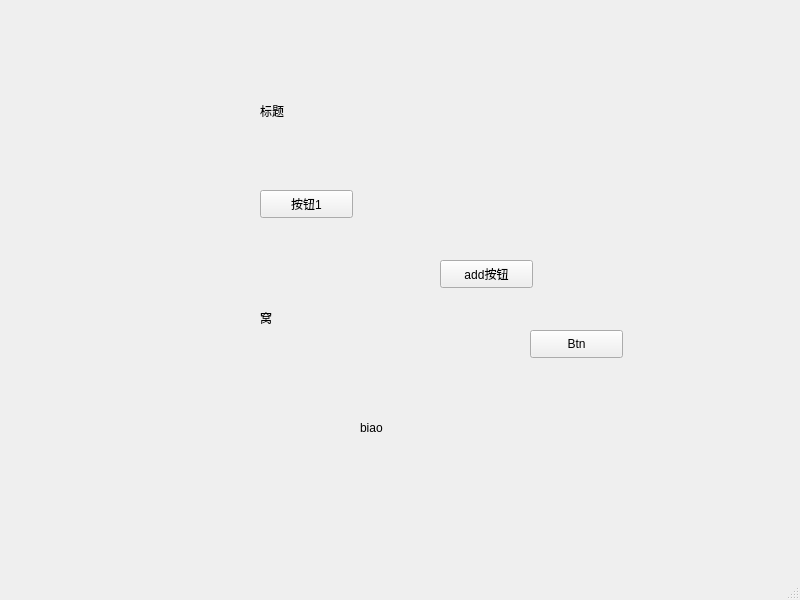
<?xml version="1.0" encoding="UTF-8"?>
<ui version="4.0">
 <class>MainWindow</class>
 <widget class="QMainWindow" name="MainWindow">
  <property name="geometry">
   <rect>
    <x>0</x>
    <y>0</y>
    <width>800</width>
    <height>600</height>
   </rect>
  </property>
  <property name="windowTitle">
   <string>MainWindow</string>
  </property>
  <widget class="QWidget" name="centralwidget">
   <widget class="QPushButton" name="pushButton">
    <property name="geometry">
     <rect>
      <x>260</x>
      <y>190</y>
      <width>93</width>
      <height>28</height>
     </rect>
    </property>
    <property name="text">
     <string>按钮1</string>
    </property>
   </widget>
   <widget class="QLabel" name="label">
    <property name="geometry">
     <rect>
      <x>260</x>
      <y>80</y>
      <width>131</width>
      <height>61</height>
     </rect>
    </property>
    <property name="text">
     <string>标题</string>
    </property>
   </widget>
   <widget class="QLabel" name="label_2">
    <property name="geometry">
     <rect>
      <x>260</x>
      <y>310</y>
      <width>72</width>
      <height>15</height>
     </rect>
    </property>
    <property name="text">
     <string>窝</string>
    </property>
   </widget>
   <widget class="QLabel" name="label_3">
    <property name="geometry">
     <rect>
      <x>360</x>
      <y>420</y>
      <width>72</width>
      <height>15</height>
     </rect>
    </property>
    <property name="text">
     <string>biao</string>
    </property>
   </widget>
   <widget class="QPushButton" name="pushButton_2">
    <property name="geometry">
     <rect>
      <x>440</x>
      <y>260</y>
      <width>93</width>
      <height>28</height>
     </rect>
    </property>
    <property name="text">
     <string>add按钮</string>
    </property>
   </widget>
   <widget class="QPushButton" name="pushButton_3">
    <property name="geometry">
     <rect>
      <x>530</x>
      <y>330</y>
      <width>93</width>
      <height>28</height>
     </rect>
    </property>
    <property name="text">
     <string>Btn</string>
    </property>
   </widget>
  </widget>
  <widget class="QMenuBar" name="menubar">
   <property name="geometry">
    <rect>
     <x>0</x>
     <y>0</y>
     <width>800</width>
     <height>26</height>
    </rect>
   </property>
  </widget>
  <widget class="QStatusBar" name="statusbar"/>
 </widget>
 <resources/>
 <connections/>
</ui>
